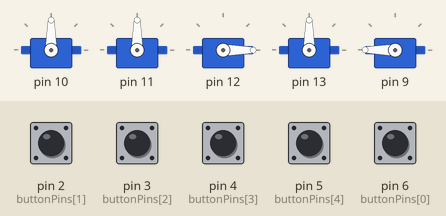
This sketch was run on a simulated Arduino Uno, built with avr-gcc and run on an emulated ATmega328P. On the bench: 5 × servo. Inputs (shaded band) come from the test bench; at power-on: pin 2 (buttonPins[1]), pin 3 (buttonPins[2]), pin 4 (buttonPins[3]), pin 5 (buttonPins[4]), pin 6 (buttonPins[0]) LOW.

Above: at 1.2 s.
1.3 s: pin 6 (buttonPins[0]) pulled HIGH for 0.15 s
At 1.7 s:
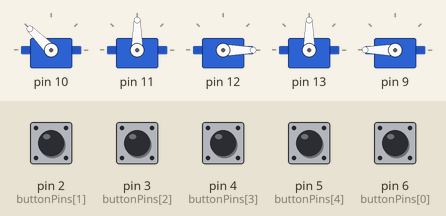
4.4 s: pin 2 (buttonPins[1]) pulled HIGH for 1 s
At 7.0 s:
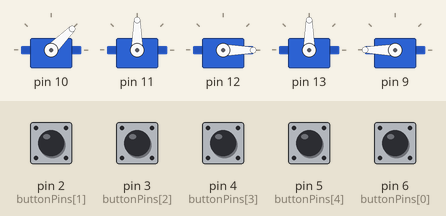
7.4 s: pin 3 (buttonPins[2]) pulled HIGH for 1 s
At 8.9 s:
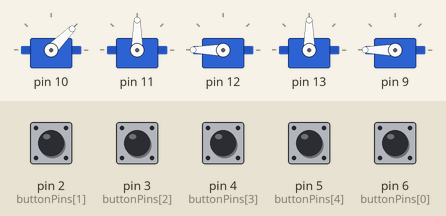
10.6 s: pin 4 (buttonPins[3]) pulled HIGH for 1 s
At 11.3 s:
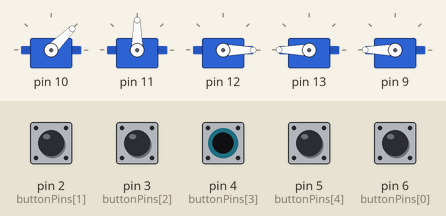
13.6 s: pin 5 (buttonPins[4]) pulled HIGH for 1 s
At 14.3 s:
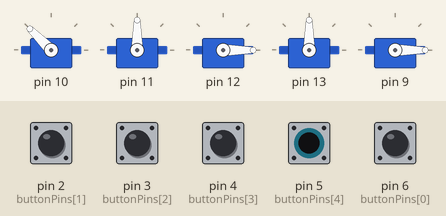
17.4 s: pin 2 (buttonPins[1]) pulled HIGH for 1 s
At 19.6 s:
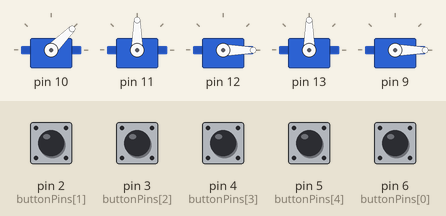
Timing chart, 0 to 21.4 s (numbered marks = the images above; inputs shaded):
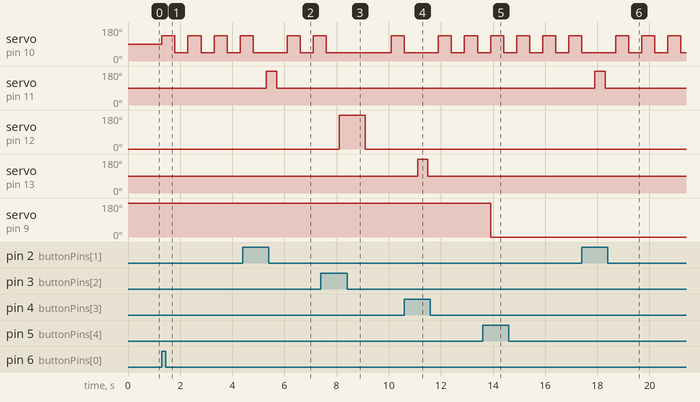

Measured:
- after the input at 1.3 s, servo on pin 10: alternates 135° for 0.50 s and 45° for 0.50 s, starting at once
- after the input at 4.4 s, servo on pin 11: 90° → 180° after 0.90 s, → 90° 0.40 s later
- after the input at 7.4 s, servo on pin 12: 0° → 180° after 0.70 s, → 0° 1.0 s later
- after the input at 10.6 s, servo on pin 13: 90° → 180° after 0.50 s, → 90° 0.40 s later
- after the input at 13.6 s, servo on pin 9: 180° → 0° after 0.30 s
- after the input at 17.4 s, servo on pin 11: 90° → 180° after 0.51 s, → 90° 0.40 s later

The sketch:

elric_brothers.ino
```cpp
/* Elric Brothers Project
*  Ilan Olivo Buentello and Jahbari Allsop-Marsham
*  AET 313 - Code and Fabrication
*/

#include <Servo.h>

Servo servos[5]; // Pins are 10, 11, 12, 13, 9
int buttonPins[5] = {6, 2, 3, 4, 5}; // each corresponds to its respective servo
int active[5] = {false, false, false, false, false};

// Called once when ran
void setup() {
  servos[0].attach(10); // 180 servo, Roy investigating for the third scene
  servos[1].attach(11); // 360 servo, Envy for the second scene
  servos[2].attach(12); // 180 servo, the fire for the last scene
  servos[3].attach(13); // 360 servo, Envy for the second to last scene
  servos[4].attach(9); // 180 servo, Roy for the first scene
  pinMode(buttonPins, INPUT);
}

// Called repeatedly while running
void loop() {
  if (!active[4]) { roy(); }
  servo360();
  royInvestigate();
  if (!active[2]) { fire(); }
  //Serial.begin(9600);
}

// Determines which 360 servo is being used based on which button input is being detected
// and calls the function for the 360 servo
void servo360() {
  if (digitalRead(buttonPins[1]) == HIGH) {
    if (!active[1]) { envyFlip(1); }
  } else {
    servos[1].write(90);
    active[1] = false;
  }
  if (digitalRead(buttonPins[3]) == HIGH) {
    if (!active[3]) { envyFlip(3); }
  } else {
    servos[3].write(90);
    active[3] = false;
  }
}

// Makes the servo with Roy Mustang flip over
void roy() {
  if (digitalRead(buttonPins[4]) == HIGH) {
    servos[4].write(0);
    active[4] = true;
  } else { servos[4].write(180); }
}

// Makes the servo with Roy Mustang rotate left and right repeatedly
void royInvestigate() {
  if (digitalRead(buttonPins[0]) == HIGH || active[0]) {
    active[0] = true;
    servos[0].write(135);
    delay(500);
    servos[0].write(45);
    delay(500);
  } else { servos[0].write(90); }
}

/*
* Makes the 360 servos with Envy on top flip 180 degrees, this function is used for multiple servos
* Takes an integer of the servo being used
*/
void envyFlip(int servoNum) {
  servos[servoNum].write(180);
  delay(400); // 425 might flip a little more than 180 degrees, keep checking
  servos[servoNum].write(90);
  active[servoNum] = true;
  delay(400);
}

// Makes the fire behind Envy in the last scene go up and down
void fire() {
  if (digitalRead(buttonPins[2]) == HIGH) {
    servos[2].write(180);
    delay(1000);
    servos[2].write(0);
    delay(1000);
  }
  else { servos[2].write(0); }
}
```
